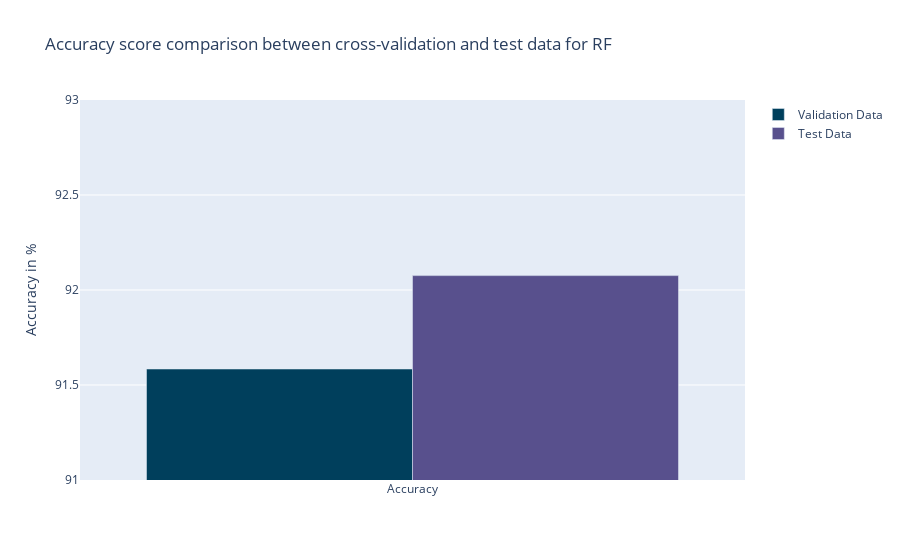
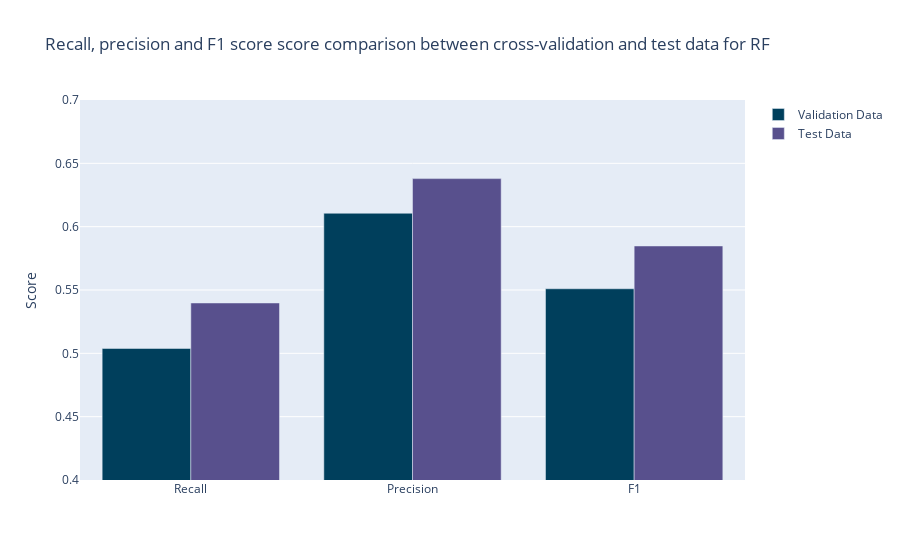

Notebook code cell kept with these figures, in order:
### Code cell
# Predict on test data
y_pred_rfc_optimized = rfc_optimized.predict(X_test)

# Save scores in variables
accuracy_score_test = accuracy_score(y_test, y_pred_rfc_optimized)
recall_score_test = recall_score(y_test, y_pred_rfc_optimized)
precision_score_test = precision_score(y_test, y_pred_rfc_optimized)
f1_score_test = f1_score(y_test, y_pred_rfc_optimized)
rfc_on_test = [accuracy_score_test, recall_score_test, precision_score_test, f1_score_test]

# Store gridserach results in dataframe
rfc_on_train = pd.DataFrame(rfc_optimized.cv_results_)

# Only keep row where rank_test_f1_score is 1
rfc_on_train = rfc_on_train[rfc_on_train['rank_test_f1_score'] == 1]
rfc_on_train = rfc_on_train[['mean_test_accuracy', 'mean_test_recall', 'mean_test_precision', 'mean_test_f1_score']].values.tolist()[0]

# Create a barchart with all the models and their accuracies
fig = go.Figure()
fig.add_trace(go.Bar(name=f"Validation Data", x=['Accuracy'], y=[rfc_on_train[0]*100], marker_color='#003f5c'))
fig.add_trace(go.Bar(name=f"Test Data", x=['Accuracy'], y=[rfc_on_test[0]*100], marker_color='#58508d'))
fig.update_layout(title='Accuracy score comparison between cross-validation and test data for RF', yaxis_title='Accuracy in %', yaxis_range=[91, 93])
fig.show()

fig = go.Figure()
fig.add_trace(go.Bar(name=f"Validation Data", x=['Recall', 'Precision', 'F1'], y=rfc_on_train[1:], marker_color='#003f5c'))
fig.add_trace(go.Bar(name=f"Test Data", x=['Recall', 'Precision', 'F1'], y=rfc_on_test[1:], marker_color='#58508d'))
fig.update_layout(title='Recall, precision and F1 score score comparison between cross-validation and test data for RF', yaxis_title='Score', yaxis_range=[0.4, 0.7])
fig.show()

### Figure 1 — Plotly figure (JSON) as saved in the notebook; plotly's stock layout.template omitted (floating-point values rounded to 4 significant figures)
{"data": [{"marker": {"color": "#003f5c"}, "name": "Validation Data", "type": "bar", "x": ["Accuracy"], "y": [91.58]}, {"marker": {"color": "#58508d"}, "name": "Test Data", "type": "bar", "x": ["Accuracy"], "y": [92.08]}], "layout": {"title": {"text": "Accuracy score comparison between cross-validation and test data for RF"}, "yaxis": {"range": [91, 93], "title": {"text": "Accuracy in %"}}}}

### Figure 2 — Plotly figure (JSON) as saved in the notebook; plotly's stock layout.template omitted (floating-point values rounded to 4 significant figures)
{"data": [{"marker": {"color": "#003f5c"}, "name": "Validation Data", "type": "bar", "x": ["Recall", "Precision", "F1"], "y": [0.5038, 0.6106, 0.551]}, {"marker": {"color": "#58508d"}, "name": "Test Data", "type": "bar", "x": ["Recall", "Precision", "F1"], "y": [0.5398, 0.6379, 0.5847]}], "layout": {"title": {"text": "Recall, precision and F1 score score comparison between cross-validation and test data for RF"}, "yaxis": {"range": [0.4, 0.7], "title": {"text": "Score"}}}}
